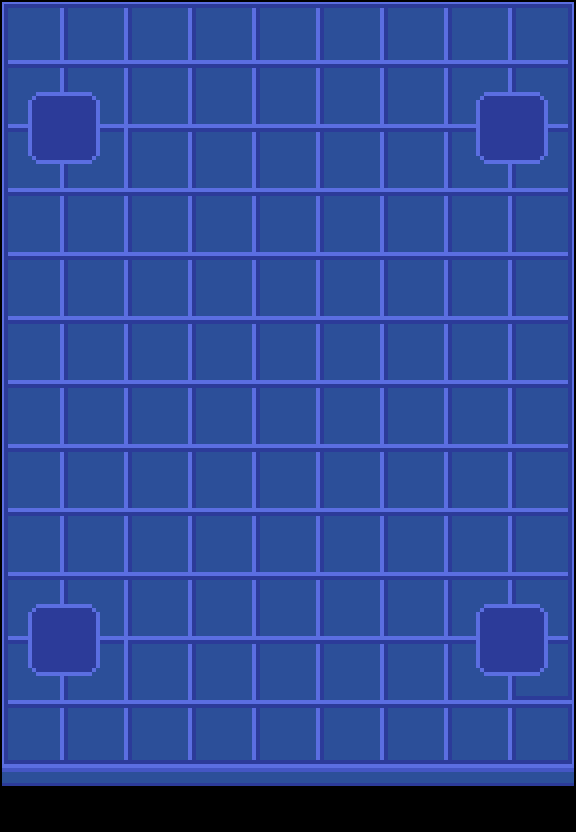

Rendered tile map (Tiled .tmx) drawn with the repository's tilesets; below, a short description and the full map source, tile grids included:
An orthogonal 9x13 tile map with 64x64 px tiles, 1 tile layer (Background) and 5 objects (4x Tablet, EnemySpawn).

<map version="1.10" tiledversion="1.10.2" orientation="orthogonal" renderorder="right-down" width="9" height="13" tilewidth="64" tileheight="64" infinite="0" nextlayerid="4" nextobjectid="62">
 <tileset firstgid="1" source="flame_particles.tsx" />
 <layer id="1" name="Background" width="9" height="13">
  <data encoding="csv">
4,5,5,5,5,5,5,5,6,
34,17,8,8,8,8,8,16,35,
37,20,8,8,8,8,8,19,38,
7,8,8,8,8,8,8,8,9,
7,8,8,8,8,8,8,8,9,
7,8,8,8,8,8,8,8,9,
7,8,8,8,8,8,8,8,9,
7,8,8,8,8,8,8,8,9,
7,8,8,8,8,8,8,8,9,
34,17,8,8,8,8,8,16,35,
37,20,8,8,8,8,8,19,29,
10,11,11,11,11,11,11,11,12,
13,14,14,14,14,14,14,14,15
</data>
 </layer>
 <objectgroup id="3" name="Spawnpoints">
  <object id="6" type="Tablet" x="480" y="604" width="64" height="64">
   <properties>
    <property name="playerSpawn" type="bool" value="false" />
   </properties>
  </object>
  <object id="8" type="Tablet" x="32" y="604" width="64" height="64">
   <properties>
    <property name="playerSpawn" type="bool" value="false" />
   </properties>
  </object>
  <object id="9" type="Tablet" x="32" y="92" width="64" height="64">
   <properties>
    <property name="playerSpawn" type="bool" value="false" />
   </properties>
  </object>
  <object id="10" type="Tablet" x="480" y="92" width="64" height="64">
   <properties>
    <property name="playerSpawn" type="bool" value="true" />
   </properties>
  </object>
  <object id="12" type="EnemySpawn" x="0" y="0" width="448" height="512">
   <polygon points="128,128 448,128 448,192 512,192 512,576 448,576 448,640 128,640 128,576 64,576 64,192 128,192" />
  </object>
 </objectgroup>
</map>
